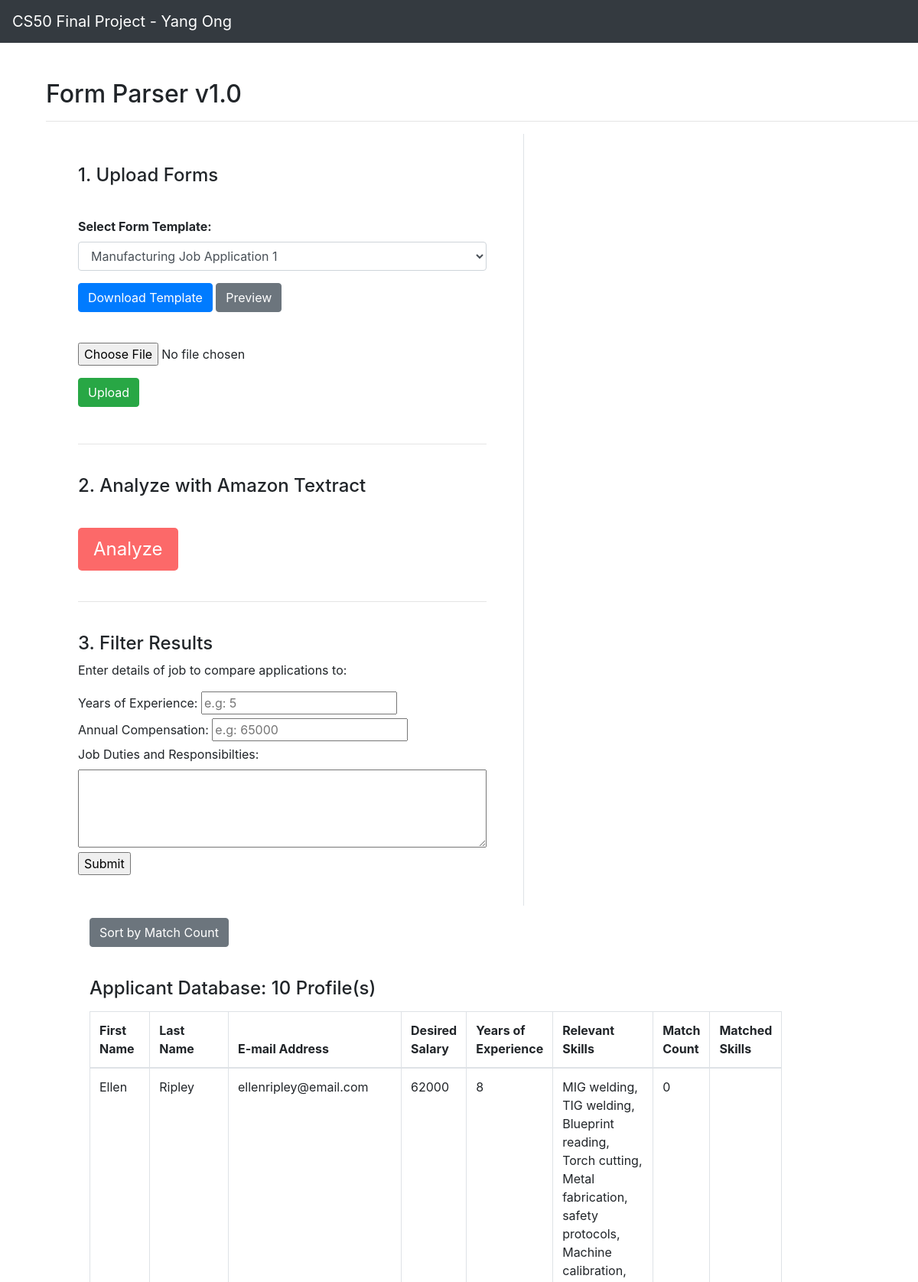
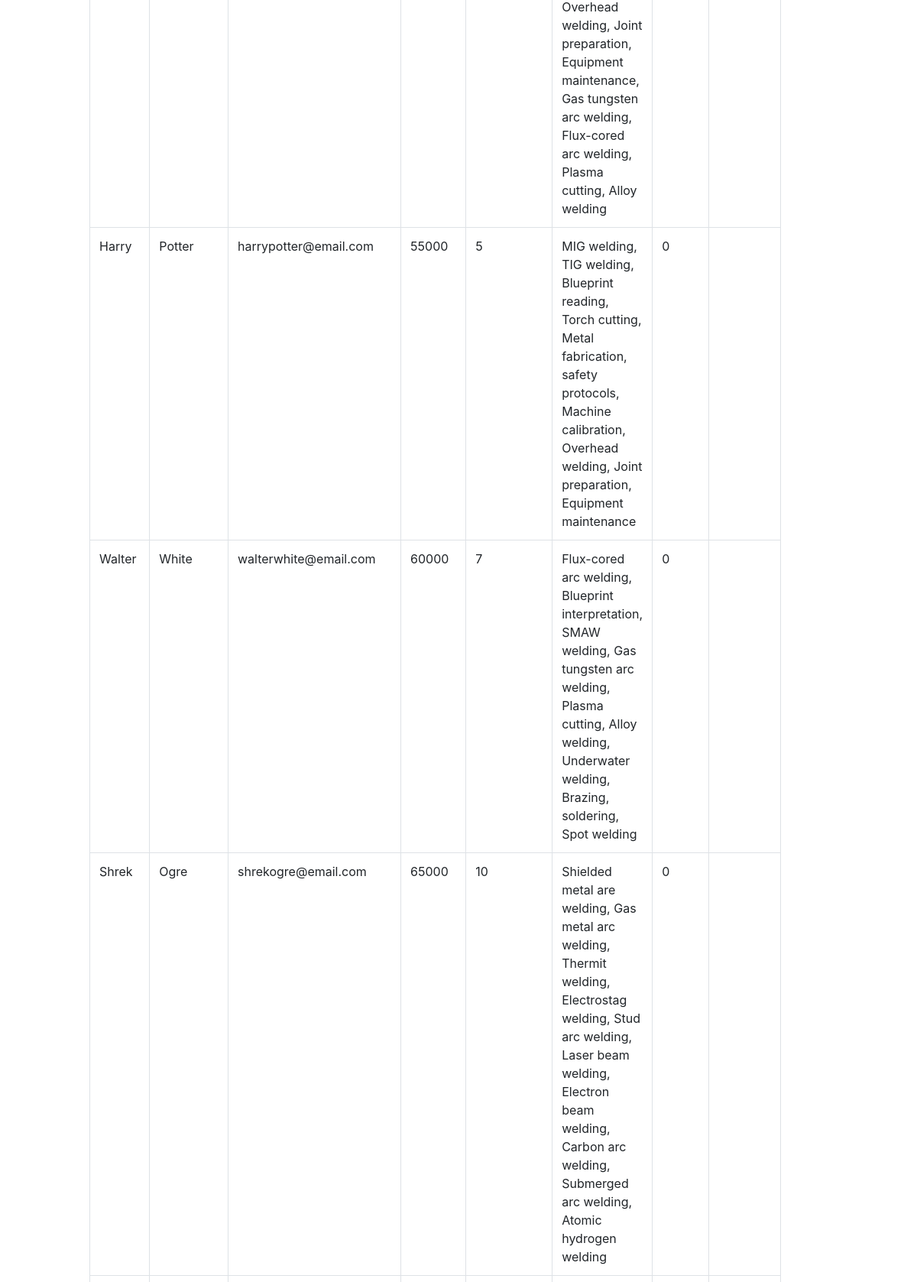
The page / (upper part) on the database its author committed (2 pictures, top to bottom).
### tables this page shows
CREATE TABLE "ApplicationData" (
	"id"	INTEGER,
	"first_name"	TEXT,
	"last_name"	TEXT,
	"mi"	TEXT,
	"date"	DATE,
	"street_address"	TEXT,
	"apartmentunit"	TEXT,
	"city"	TEXT,
	"state"	TEXT,
	"zip_code"	INTEGER,
	"phone"	TEXT,
	"email_address"	TEXT,
	"jobs_youre_applying_for"	TEXT,
	"job_title"	INTEGER,
	"years_of_experience"	INTEGER,
	"desired_salaryrate"	REAL,
	"earliest_date_available"	DATE,
	"your_relevant_skills"	TEXT,
	PRIMARY KEY("id")
);

### app.py (the view)
@app.route("/", methods=["GET", "POST"])
def index():
    job_data['yearsOfExperience'] = 0
    job_data['salary'] = 0
    job_data['keyWords'] = 'none'
    conn = sqlite3.connect('applications.db')
    cursor = conn.cursor()
    cursor.execute('SELECT first_name, last_name, email_address, desired_salaryrate, years_of_experience, your_relevant_skills FROM ApplicationData')
    rows = cursor.fetchall()
    conn.close()
    data = []
    for row in rows:
        data.append({
            "first_name": row[0],
            "last_name": row[1],
            "email_address": row[2],
            "desired_salaryrate": int(row[3]),
            "years_of_experience": row[4],
            "your_relevant_skills": row[5],
            "match_count": 0,
            "matched_skills": ""
        })
    return render_template("index.html", job_data=job_data, table_data=data)

### templates/index.html (shortened to what this page needs)
{% extends "layout.html" %}
{% block content %}
<h2>Form Parser v1.0</h2>
<hr>
<div class="container-fluid padded">
    <div class="row">
        <div class="col-md-3.2 border-right pr-5">
            <div class="mb-5">
                <form action="/upload" style="margin-top: 40px; margin-bottom: 40px;" method="post" enctype="multipart/form-data" onsubmit="return confirmUpload()">
                    <h4 style="margin-top: 40px; margin-bottom: 40px;">1. Upload Forms</h4>
                    <div class="form-group">
                        <label for="templateSelection" style="font-weight: bold;">Select Form Template:</label>
                        <select class="form-control" id="templateSelection" name="template">
                            <option value="manufacturingTemplate1">Manufacturing Job Application 1</option>
                        </select>
                    </div>
                    <div class="form-group">
                        <a href="{{ url_for('static', filename='form_templates/General Job Application - Blank.pdf') }}" download class="btn btn-primary">Download Template</a>
                        <a href="{{ url_for('static', filename='form_templates/General Job Application - Blank.pdf') }}" target="_blank" class="btn btn-secondary">Preview</a>
                    </div>
                    <br>
                    <div class="form-group">
                        <input type="file" class="form-control-file" id="pdf" name="file" accept=".pdf">
                    </div>
                    <input type="submit" name="upload" value="Upload" class="btn btn-success">
                </form>
            </div>
            <hr>
            <div>
                <form action="/execute" style="margin-top: 40px; margin-bottom: 40px;" method="post" enctype="multipart/form-data">
                    <h4 style="margin-top: 40px; margin-bottom: 40px;">2. Analyze with Amazon Textract</h4>
                    <button id="executeBtn" {% if not session.get('file_uploaded') %}disabled{% endif %}>Analyze</button>
                </form>
            </div>
            <hr>
            <div>
                <form action="/filter" style="margin-top: 40px; margin-bottom: 40px;" method="post">
                    <h4>3. Filter Results</h4>
                    <p>Enter details of job to compare applications to:</p>
                    <div>
                        <label for="yearsOfExperience">Years of Experience:</label>
                        <input type="number" id="yearsOfExperience" name="yearsOfExperience" placeholder="e.g: 5" required>
                    </div>
                    <div>
                        <label for="salary">Annual Compensation:</label>
                        <input type="number" id="salary" name="salary" placeholder="e.g: 65000" required>
                    </div>
                    <div>
                        <label for="keyWords">Job Duties and Responsibilties:</label><br>
                        <textarea id="keyWords" name="keyWords" rows="4" cols="50" required></textarea>
                    </div>
                    <div>
                        <input type="submit" value="Submit">
                    </div>
                </form>
            </div>
        </div>
        <div class="col-md-8">
            <div>
                <button id="sortBtn" type="button" class="btn btn-secondary mt-3">Sort by Match Count</button>
                <div id="dataTableContainer" style="margin-top: 40px; margin-bottom: 40px;">
                    <h4 style="margin-bottom: 15px;">Applicant Database: {{ table_data|length }} Profile(s)</h4>
                    <table class="table table-bordered" id="extractedDataTable">
                        <thead>
                            <tr>
                                <th>First Name</th>
                                <th>Last Name</th>
                                <th>E-mail Address</th>
                                <th>Desired Salary</th>
                                <th>Years of Experience</th>
                                <th>Relevant Skills</th>
                                <th>Match Count</th>
                                <th>Matched Skills</th>
                            </tr>
                        </thead>
                        <tbody>
                            {% for row in table_data %}
                                <tr>
                                    <td>{{ row.first_name }}</td>
                                    <td>{{ row.last_name }}</td>
                                    <td>{{ row.email_address }}</td>
                                    <td>{{ row.desired_salaryrate }}</td>
                                    <td>{{ row.years_of_experience }}</td>
                                    <td>{{ row.your_relevant_skills }}</td>
                                    <td>{{ row.match_count }}</td>
                                    <td>{{ row.matched_skills }}</td>
                                </tr>
                            {% endfor %}
                        </tbody>
                    </table>
                </div>
            </div>
        </div>
    </div>
</div>
{% endblock %}

### templates/layout.html (shortened to what this page needs)
<!DOCTYPE html>
<html lang="en">
<head>
    <link href="https://maxcdn.bootstrapcdn.com/bootstrap/4.5.2/css/bootstrap.min.css" rel="stylesheet">
</head>
<body>
    <nav class="navbar navbar-expand-lg navbar-dark bg-dark">
        <a class="navbar-brand" href="/">CS50 Final Project - Yang Ong</a>
    </nav>
    <div class="container-fluid mt-5 padded">
        {% block content %}{% endblock %}
    </div>
</body>
</html>

### templates/layout.html (style rules this page uses)
#executeBtn { background-color: #FC6969 !important; color: white !important; font-size: 1.5em; padding: 10px 20px; border: none; border-radius: 5px; }
.container-fluid.padded { padding-left: 5%; padding-right: 0%; }

### rows shown on the page
ApplicationData: first_name "Ellen", last_name "Ripley", email_address "ellenripley@email.com", desired_salaryrate "62000", years_of_experience "8", your_relevant_skills "MIG welding, TIG welding, Blueprint reading, Torch cutting, Metal fabrication, safety protocols, Machine calibration, Overhead welding, Joint preparation, Equipment maintenance, Gas tungsten arc welding, Flux-cored arc welding, Plasma cutting, Alloy welding", match_count "0"
ApplicationData: first_name "Harry", last_name "Potter", email_address "harrypotter@email.com", desired_salaryrate "55000", years_of_experience "5", your_relevant_skills "MIG welding, TIG welding, Blueprint reading, Torch cutting, Metal fabrication, safety protocols, Machine calibration, Overhead welding, Joint preparation, Equipment maintenance", match_count "0"
ApplicationData: first_name "Walter", last_name "White", email_address "walterwhite@email.com", desired_salaryrate "60000", years_of_experience "7", your_relevant_skills "Flux-cored arc welding, Blueprint interpretation, SMAW welding, Gas tungsten arc welding, Plasma cutting, Alloy welding, Underwater welding, Brazing, soldering, Spot welding", match_count "0"
ApplicationData: first_name "Shrek", last_name "Ogre", email_address "shrekogre@email.com", desired_salaryrate "65000", years_of_experience "10", your_relevant_skills "Shielded metal are welding, Gas metal arc welding, Thermit welding, Electrostag welding, Stud arc welding, Laser beam welding, Electron beam welding, Carbon arc welding, Submerged arc welding, Atomic hydrogen welding", match_count "0"

### other values the page prints
{{ table_data|length }} "10"
